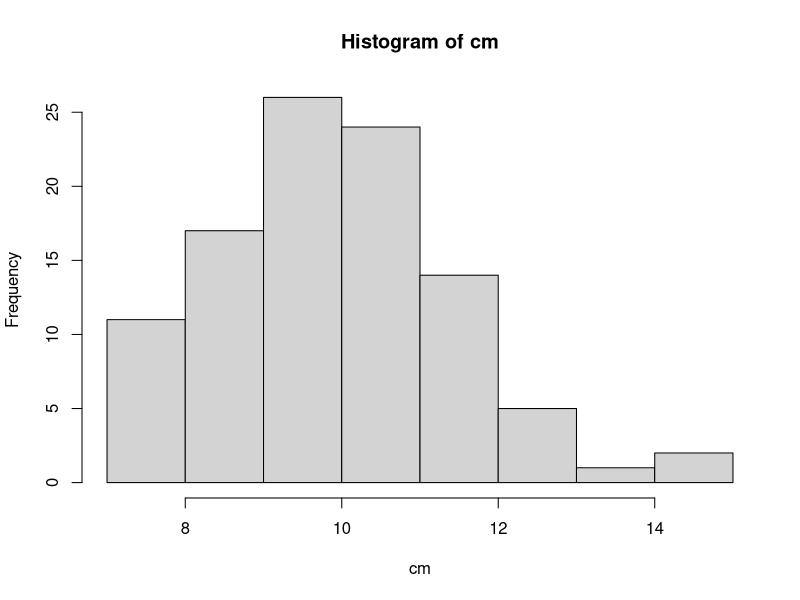

Generate this figure with R:
?sample

# four six-sided dice with same number possible
sample(1:6, 4, replace=TRUE)

#### probablity of getting all same sides is (1/6)^4 = 0.00077
sample(1:6, 4, replace=TRUE)


sample(1:20, 10) #default replace=FALSE

LETTERS

sample(LETTERS)



### coin
# flips <- sample(0:1, 100, replace=TRUE)
# flips <- sample(0:1, 100, replace = TRUE, prob = c(0.3, 0.7))
flips <- sample(c(0,1), 100, replace = TRUE, prob = c(0.3, 0.7))

sum(flips)



?rbinom

rbinom(1, size=100, prob=0.7)

flips2 <- rbinom(n=100, size=1, prob=0.7)

flips2
sum(flips2)


?rnorm
rnorm(10)
rnorm(10, 100, 25)



rpois(5, 10)
replicate(100, rpois(5, 10)) ## make matrix with columns as big as replicate
my_pois <- replicate(100, rpois(5, 10))
cm <- colMeans(my_pois)
cm               
hist(cm)
